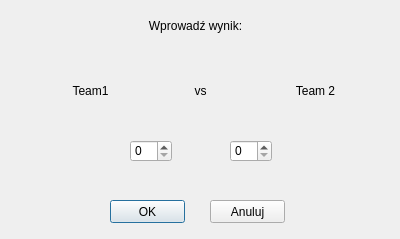
<?xml version="1.0" encoding="UTF-8"?>
<ui version="4.0">
 <class>AddScore</class>
 <widget class="QDialog" name="AddScore">
  <property name="geometry">
   <rect>
    <x>0</x>
    <y>0</y>
    <width>400</width>
    <height>239</height>
   </rect>
  </property>
  <property name="windowTitle">
   <string>Dialog</string>
  </property>
  <widget class="QPushButton" name="ok">
   <property name="geometry">
    <rect>
     <x>110</x>
     <y>200</y>
     <width>75</width>
     <height>23</height>
    </rect>
   </property>
   <property name="text">
    <string>OK</string>
   </property>
  </widget>
  <widget class="QPushButton" name="cancel">
   <property name="geometry">
    <rect>
     <x>210</x>
     <y>200</y>
     <width>75</width>
     <height>23</height>
    </rect>
   </property>
   <property name="text">
    <string>Anuluj</string>
   </property>
  </widget>
  <widget class="QLabel" name="label">
   <property name="geometry">
    <rect>
     <x>70</x>
     <y>10</y>
     <width>251</width>
     <height>31</height>
    </rect>
   </property>
   <property name="text">
    <string>Wprowadź wynik:</string>
   </property>
   <property name="alignment">
    <set>Qt::AlignCenter</set>
   </property>
  </widget>
  <widget class="QLabel" name="t1Name">
   <property name="geometry">
    <rect>
     <x>10</x>
     <y>70</y>
     <width>161</width>
     <height>41</height>
    </rect>
   </property>
   <property name="text">
    <string>Team1</string>
   </property>
   <property name="alignment">
    <set>Qt::AlignCenter</set>
   </property>
  </widget>
  <widget class="QLabel" name="t2Name">
   <property name="geometry">
    <rect>
     <x>240</x>
     <y>70</y>
     <width>151</width>
     <height>41</height>
    </rect>
   </property>
   <property name="text">
    <string>Team 2</string>
   </property>
   <property name="alignment">
    <set>Qt::AlignCenter</set>
   </property>
  </widget>
  <widget class="QLabel" name="label_4">
   <property name="geometry">
    <rect>
     <x>180</x>
     <y>70</y>
     <width>41</width>
     <height>41</height>
    </rect>
   </property>
   <property name="text">
    <string>vs</string>
   </property>
   <property name="alignment">
    <set>Qt::AlignCenter</set>
   </property>
  </widget>
  <widget class="QSpinBox" name="s1">
   <property name="geometry">
    <rect>
     <x>130</x>
     <y>140</y>
     <width>42</width>
     <height>22</height>
    </rect>
   </property>
  </widget>
  <widget class="QSpinBox" name="s2">
   <property name="geometry">
    <rect>
     <x>230</x>
     <y>140</y>
     <width>42</width>
     <height>22</height>
    </rect>
   </property>
  </widget>
 </widget>
 <resources/>
 <connections/>
</ui>
